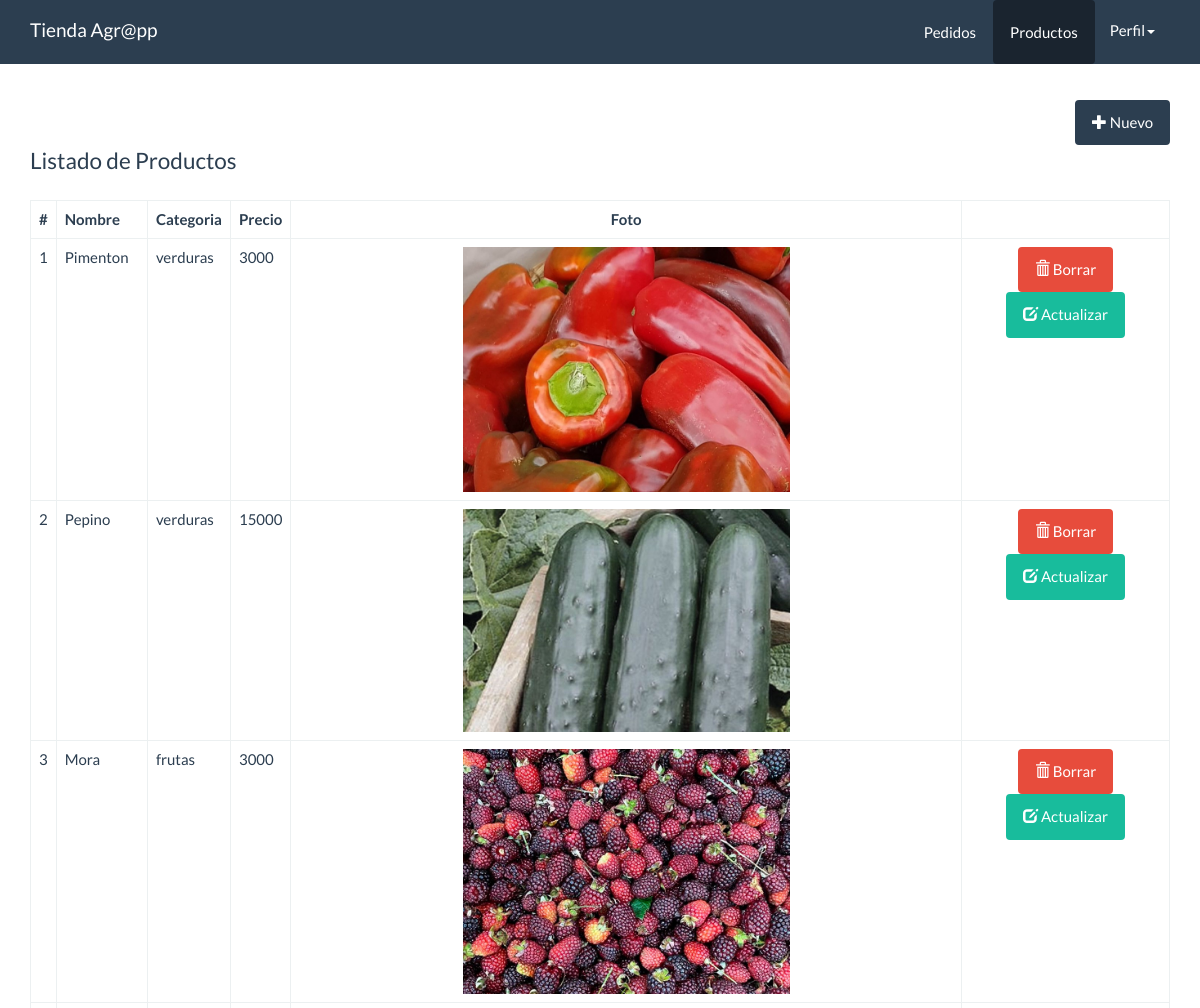
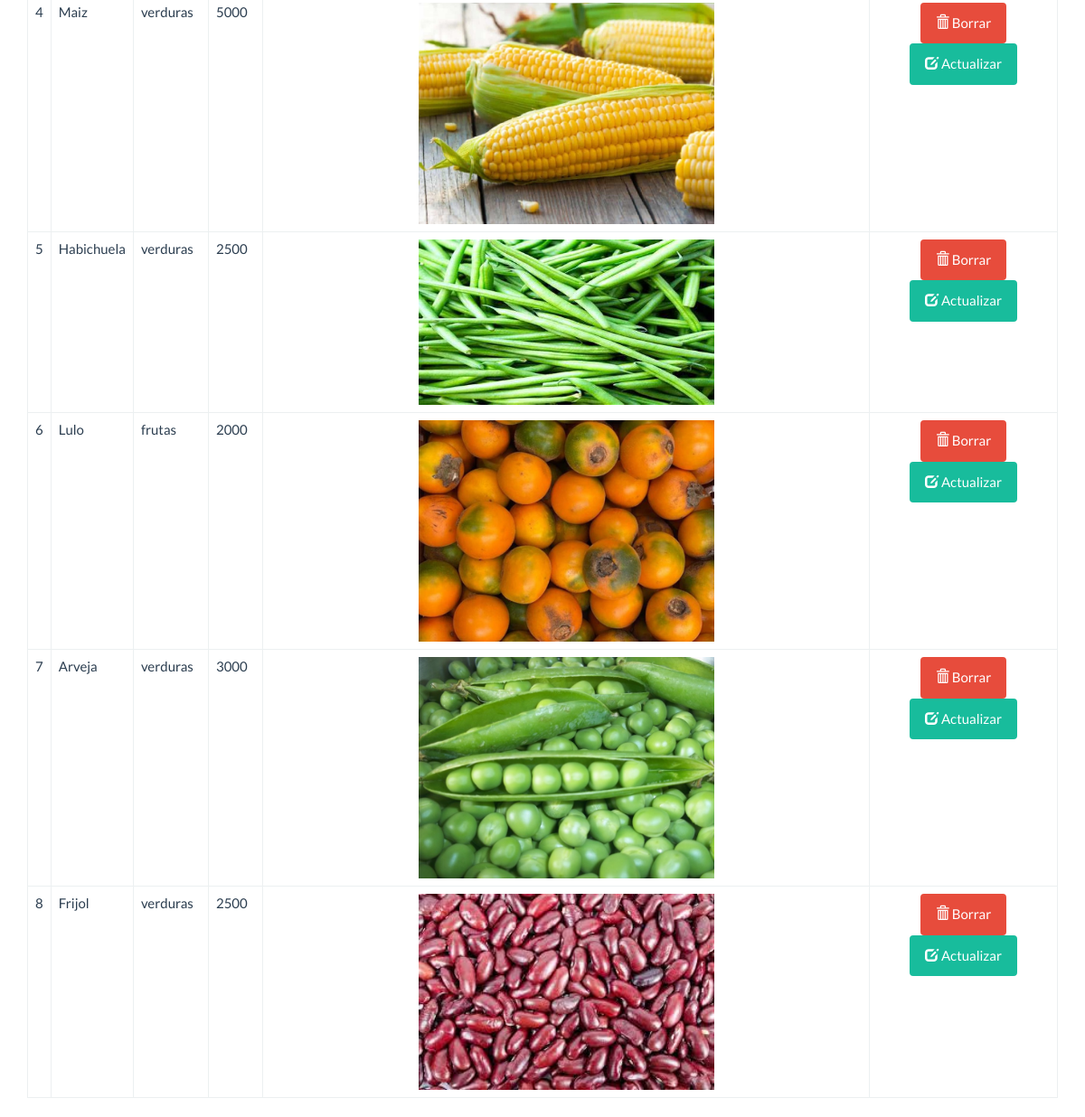
Page /panel/productos/index.php (signed in) on the committed database (2 pictures, top to bottom).
### tables this page shows
CREATE TABLE `productos` (
  `id` int(11) NOT NULL,
  `NombrePro` varchar(20) NOT NULL,
  `descripcion` varchar(250) NOT NULL,
  `foto` varchar(100) NOT NULL,
  `precio` int(7) NOT NULL,
  `categoria_id` int(10) NOT NULL,
  `fecha` date NOT NULL,
  `estado` int(11) NOT NULL DEFAULT 1
);

CREATE TABLE `categorias` (
  `id` int(10) NOT NULL,
  `Nombre` varchar(15) NOT NULL
);

### src/Productos.php (called while the page is built, shortened)
<?php
class Productos{
    private $cn = null;
    public function __construct(){
        $this->config = parse_ini_file(__DIR__.'/../config.ini') ;
		$this->cn = new \PDO( $this->config['dns'], $this->config['usuario'],$this->config['clave'],array(
            \PDO::MYSQL_ATTR_INIT_COMMAND => 'SET NAMES utf8'
        ));
    }
    public function mostrar(){
        $sql = "SELECT productos.id, NombrePro,descripcion,foto,Nombre,precio,fecha,estado FROM productos
        INNER JOIN categorias
        ON productos.categoria_id = categorias.id ORDER BY productos.id DESC
        ";
        $resultado = $this->cn->prepare($sql);
        if($resultado->execute())
            return $resultado->fetchAll();
        return false;
    }
}

### panel/productos/index.php (the view, shortened to what this page needs)
<!DOCTYPE html>
<html lang="en">
  <head>
    <link rel="stylesheet" href="../../assets/css/bootstrap.min.css">
    <link rel="stylesheet" href="../../assets/css/estilos.css">
  </head>
  <body>
    <nav class="navbar navbar-default navbar-fixed-top">
      <div class="container">
        <div class="navbar-header">
          <a class="navbar-brand" href="../dashboard.php">Tienda Agr@pp</a>
        </div>
        <div id="navbar" class="navbar-collapse collapse">
			<ul class="nav navbar-nav pull-right">
				<li>
					<a href="../pedidos/index.php" class="btn">Pedidos</a>
				</li>
				<li class="active">
					<a href="index.php" class="btn">Productos</a>
				</li>
				<li class="dropdown">
					<a href="#" class="dropdown-toggle" data-toggle="dropdown" role="button" aria-haspopup="true" aria-expanded="false">Perfil<span class="caret"></span></a>
				</li>
			</ul>
		</div>
      </div>
    </nav>
    <div class="container" id="main">
        <div class="row">
			<div class="col-md-12">
				<div class="pull-right">
					<a href="form_registrar.php" class="btn btn-primary"><span class="glyphicon glyphicon-plus"></span> Nuevo</a>
				</div>
			</div>
		</div>
		<div class="row">
			<div class="col-md-12">
				<fieldset>
					<legend>Listado de Productos</legend>
					<table class="table table-bordered">
						<thead>
							<tr>
								<th>#</th>
								<th>Nombre</th>
								<th>Categoria</th>
								<th>Precio</th>
								<th class="text-center">Foto</th>
							</tr>
						</thead>
						<tbody>
						<?php
							$producto=new Agroapp\Productos;
							$info_producto= $producto->mostrar();
							$cantidad=count($info_producto);
							if($cantidad>0){
								$c=0;
								for($x=0;$x<$cantidad;$x++){
									$c++;
									$item=$info_producto[$x];
						?>
							<tr>
								<td><?php print $c ?></td>
								<td><?php print $item['NombrePro'] ?></td>
								<td><?php print $item['Nombre'] ?></td>
								<td><?php print $item['precio'] ?></td>
								<td class="text-center">
									<?php
										$foto='../../upload/'.$item['foto'];
										if(file_exists($foto)){
									?>
									<img src="<?php print $foto; ?>" width="50%">
										<?php }else{ ?>
											Error 404
										<?php } ?>
								</td>
								<td class="text-center">
									<a href="../acciones.php?id=<?php print $item['id']?>" class="btn btn-danger"><span class="glyphicon glyphicon-trash"></span> Borrar</a>
									<a href="form_actualizar.php?id=<?php print $item['id']?>" class="btn btn-success"><span class="glyphicon glyphicon-edit"></span> Actualizar</a>
								</td>
							</tr>
							<?php
								}
								}else{
							?>
							<tr>
								<td colspan="6">No hay registros</td>
							</tr>
								<?php } ?>
						</tbody>
					</table>
				</fieldset>
			</div>
		</div>
    </div>
  </body>
</html>

### assets/css/estilos.css (style rules this page uses)
#main { margin-top: 100px; }

### rows in the picture
productos: NombrePro "Pimenton", categoria.Nombre "verduras", precio "3000", foto (picture)
productos: NombrePro "Pepino", categoria.Nombre "verduras", precio "15000", foto (picture)
productos: NombrePro "Mora", categoria.Nombre "frutas", precio "3000", foto (picture)
productos: NombrePro "Maiz", categoria.Nombre "verduras", precio "5000", foto (picture)
productos: NombrePro "Habichuela", categoria.Nombre "verduras", precio "2500", foto (picture)
productos: NombrePro "Lulo", categoria.Nombre "frutas", precio "2000", foto (picture)
productos: NombrePro "Arveja", categoria.Nombre "verduras", precio "3000", foto (picture)
productos: NombrePro "Frijol", categoria.Nombre "verduras", precio "2500", foto (picture)
